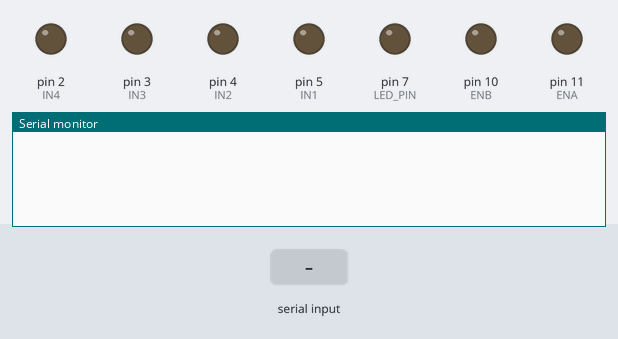
Bench run of a sketch on a simulated Arduino Uno, built with avr-gcc and run on an emulated ATmega328P. Parts: output pins drawn as LEDs (lit = HIGH), the last lines printed to the serial monitor. The test bench sets the inputs (shaded band).

Above: at 1.2 s.
1.3 s: "90 45 200\n" received over the second serial link
At 2.3 s:
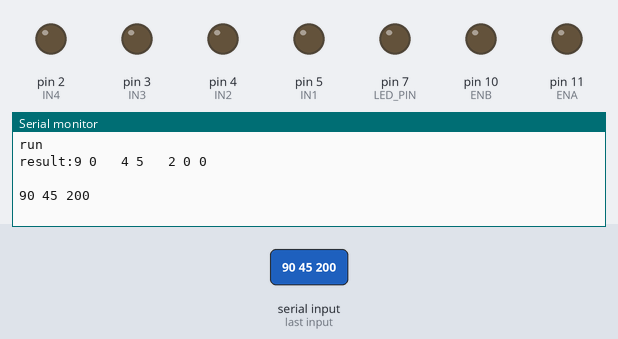
2.8 s: "90 45\n" received over the second serial link
At 4.0 s:
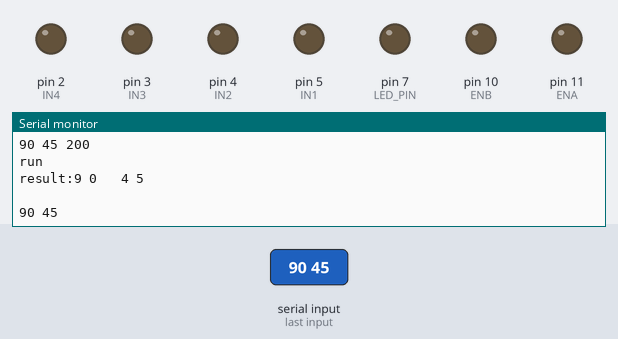
4.3 s: "30 150\n" received over the second serial link
At 5.5 s:
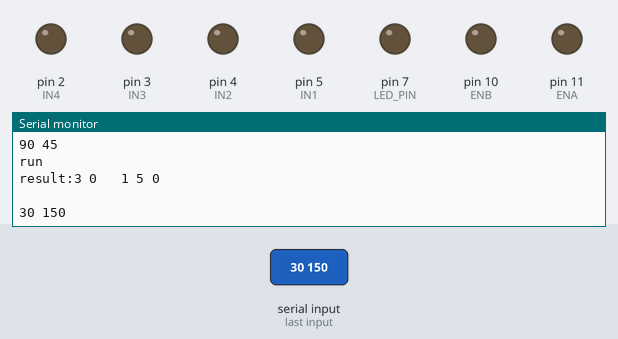

Measured:
- after the input at 1.3 s, the serial monitor: prints a new line at once (image 1)
- after the input at 2.8 s, the serial monitor: prints a new line at once (image 2)
- after the input at 4.3 s, the serial monitor: prints a new line at once (image 3)

The sketch:

client_new_test.ino
```cpp
#include <SoftwareSerial.h>   // 引用程式庫
#define IN1 5
#define IN2 4
#define IN3 3
#define IN4 2
#define ENB 10
#define ENA 11
#define LED_PIN 7

// 定義連接藍牙模組的序列埠
SoftwareSerial BT(8, 9); // 接收腳, 傳送腳
// String command;  // 儲存接收資料的變數
int val;
void setup() {
  // 設定HC-05藍牙模組，AT命令模式的連線速率。
  BT.begin(38400);
  Serial.begin(9600);
  pinMode(IN1, OUTPUT);
  pinMode(IN2, OUTPUT);
  pinMode(IN3, OUTPUT);
  pinMode(IN4, OUTPUT);
  pinMode(ENA, OUTPUT);
  pinMode(ENB, OUTPUT);
  pinMode(LED_PIN, OUTPUT);
}
// 儲存上一次合法的速度與差值
int last_diff = 0;
int last_speed = 0;
bool last_initialized = false;

void processString(const String& input) {
    // Serial.print(input);
    // 分解字串
    int firstSpace = input.indexOf(' ');
    int secondSpace = input.indexOf(' ', firstSpace + 1);
    int thirdSpace = input.indexOf(' ', secondSpace + 1);

    // 檢查是否超過三個數字
    if (thirdSpace != -1) {
        // 無效輸入：包含超過三個數字
        return;
    }

    if (firstSpace == -1 || secondSpace == -1) {
        // 無效輸入：少於三個數字
        return;
    }

    // 提取數值部分
    String num1Str = input.substring(0, firstSpace);
    String num2Str = input.substring(firstSpace + 1, secondSpace);
    String booleanStr = input.substring(secondSpace + 1);

    // 將字串轉換為整數
    int diff = num1Str.toInt();
    int speed = num2Str.toInt();
    int booleanInt = booleanStr.toInt();

    // 檢查數值範圍
    if (diff < 0 || diff > 255 || speed < 0 || speed > 255 || (booleanInt != 0 && booleanInt != 1)) {
        // 無效輸入：數值超過範圍
        return;
    }

    // 檢查和上一次的合法數值差異

    // 更新上一次的合法數值
    last_diff = diff;
    last_speed = speed;
    last_initialized = true;

    if(diff >= 81 && diff <= 82)
      diff = 0;
    else if(diff<=80)
      diff = -250;
    else
      diff = 250;
    // 計算速度
    bool dir = (booleanInt != 0);
    int right_speed;
    int left_speed;
    if(diff >0 )
    {
      left_speed = speed/2;
      right_speed = speed;
      if (left_speed<0)
        left_speed = 0;
    }
    else if(diff == 0)
    {
      left_speed = speed;
      right_speed = speed;
    }
    else
    {
      right_speed = speed/2;
      left_speed = speed;
      if (right_speed<0)
        right_speed = 0;

    }
    Serial.print(right_speed);
    Serial.print(" ");
    Serial.print(left_speed);
    Serial.println(" ");


    // 控制馬達方向與速度
    if (dir) {
        // 前進
        digitalWrite(IN1, HIGH);
        digitalWrite(IN2, LOW);
        digitalWrite(IN3, HIGH);
        digitalWrite(IN4, LOW);
        analogWrite(ENA, constrain(left_speed, 0, 255));
        analogWrite(ENB, constrain(right_speed, 0, 255));
        digitalWrite(LED_PIN, LOW);
    } else {
        // 後退
        digitalWrite(IN1, LOW);
        digitalWrite(IN2, HIGH);
        digitalWrite(IN3, LOW);
        digitalWrite(IN4, HIGH);
        analogWrite(ENA, constrain(left_speed, 0, 255));
        analogWrite(ENB, constrain(right_speed, 0, 255));
        digitalWrite(LED_PIN, HIGH);
    }
}


String readStringFromSoftwareSerial() {
  String result = ""; // 儲存接收的字串
  unsigned long startTime = millis(); // 紀錄開始時間
  Serial.print("result:");
  while (true) {
    if (BT.available()) {
      char receivedChar = BT.read(); // 讀取一個字符
      if(receivedChar != '\0' && receivedChar != '\n' && receivedChar != ' ' && (receivedChar<'0' || receivedChar>'9'))
        continue;
      Serial.print(receivedChar);
      Serial.print(" ");
      if (receivedChar == '\n') {          // 如果遇到換行符號
        Serial.println('\n');
        break;                             // 結束讀取
      }
      // result.concat(receivedChar);
      result += receivedChar;              // 拼接到結果字串
    }

    // 超時控制（例如 1000 毫秒）
    if (millis() - startTime > 1000) {
      break; // 如果超過 1 秒，退出迴圈
    }
  }

  return result; // 返回完整的字串
}

void loop() {
  // Serial.println("test");
  // 若收到藍牙模組的資料，則送到「序列埠監控視窗」
  // String test1 = "0 250 1";
  // String test2 = "0 250 1";
  // String test3 = "0 250 0";
  // String test4 = "0 250 0";
  // processString(test1);
  // delay(2000);
  // processString(test2);
  // delay(2000);
  // processString(test3);
  // delay(2000);
  // processString(test4);
  // delay(2000);


  String command;
  if (BT.available()) {
    Serial.println("run");
    command = readStringFromSoftwareSerial();
    Serial.println(command);
  }
  processString(command);
}
```
